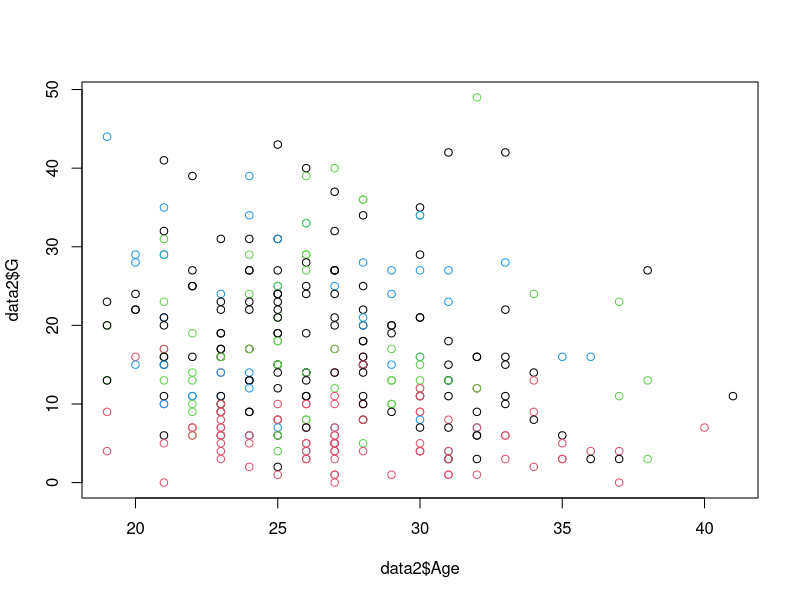
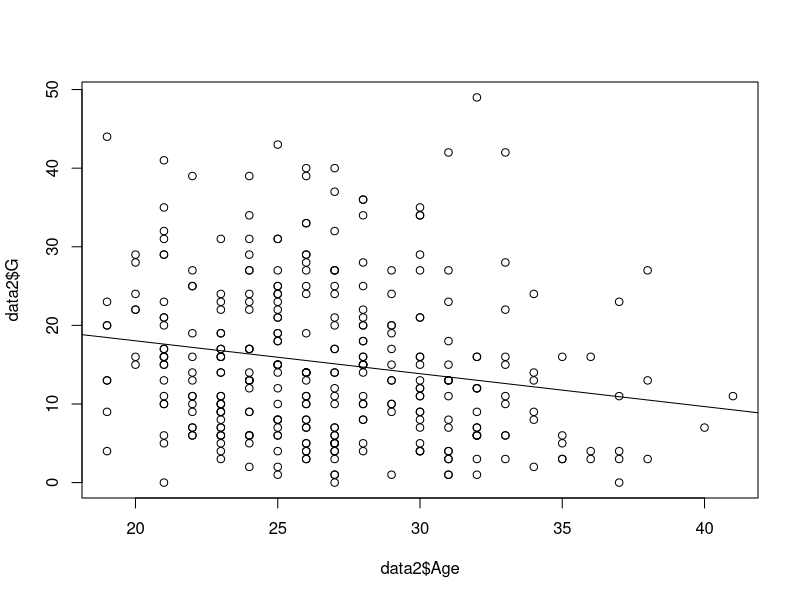
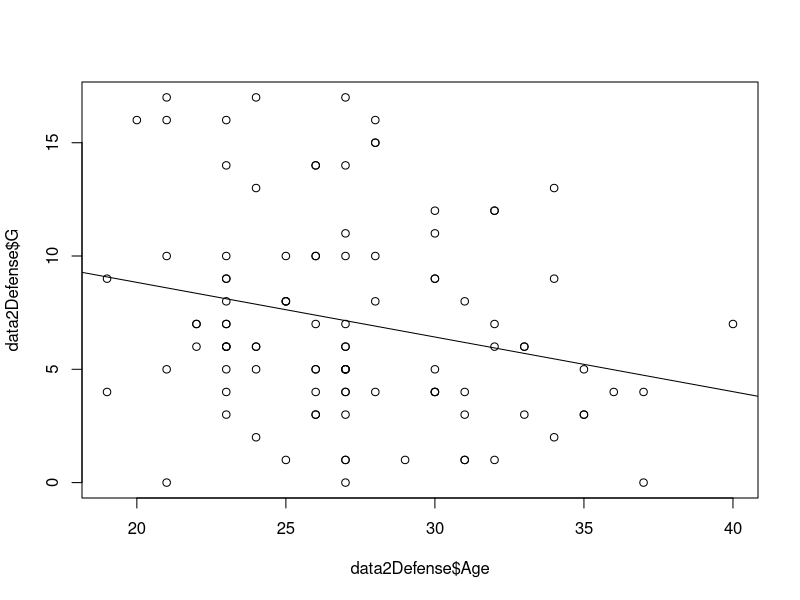
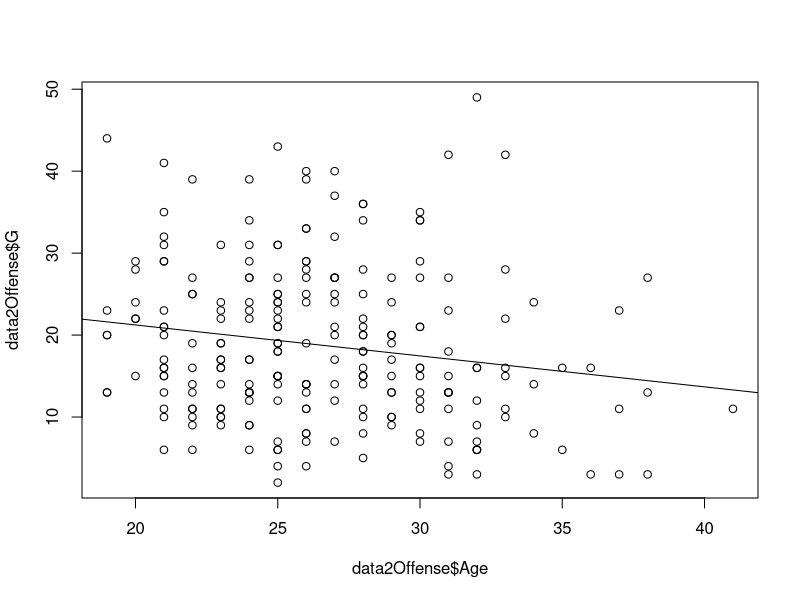
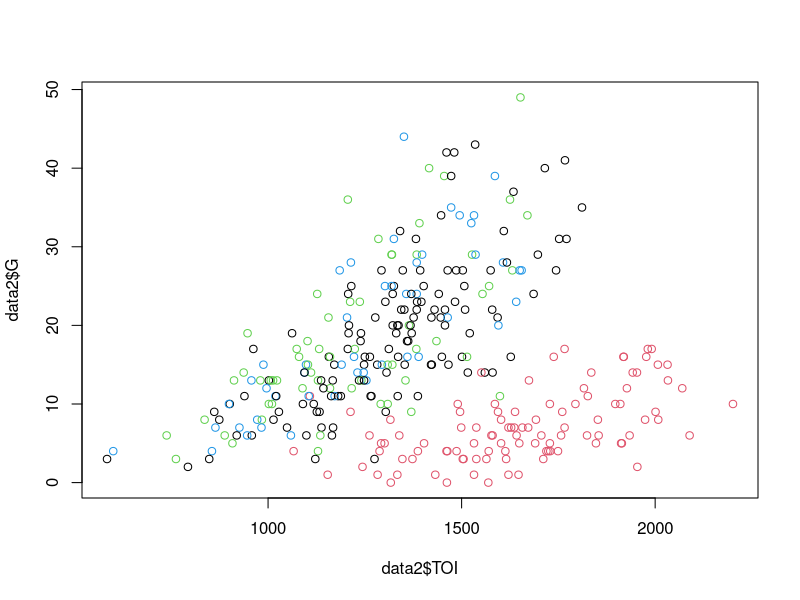
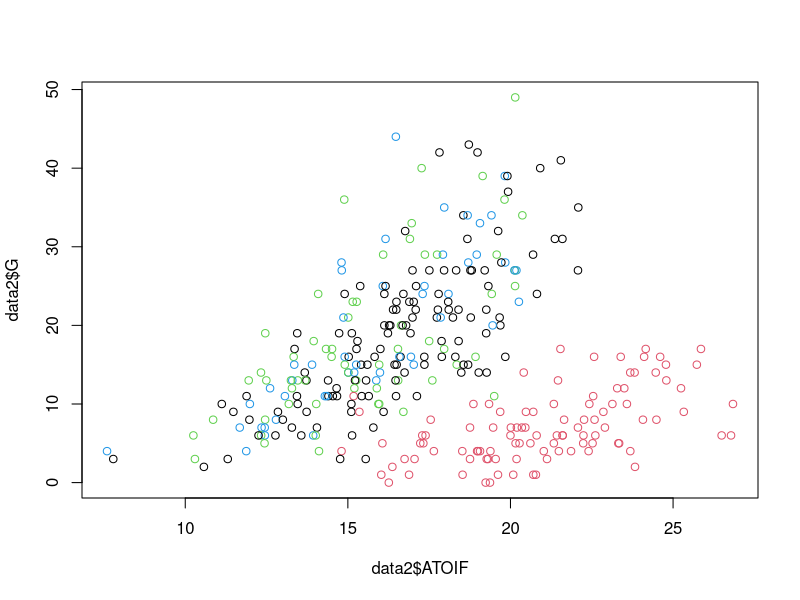
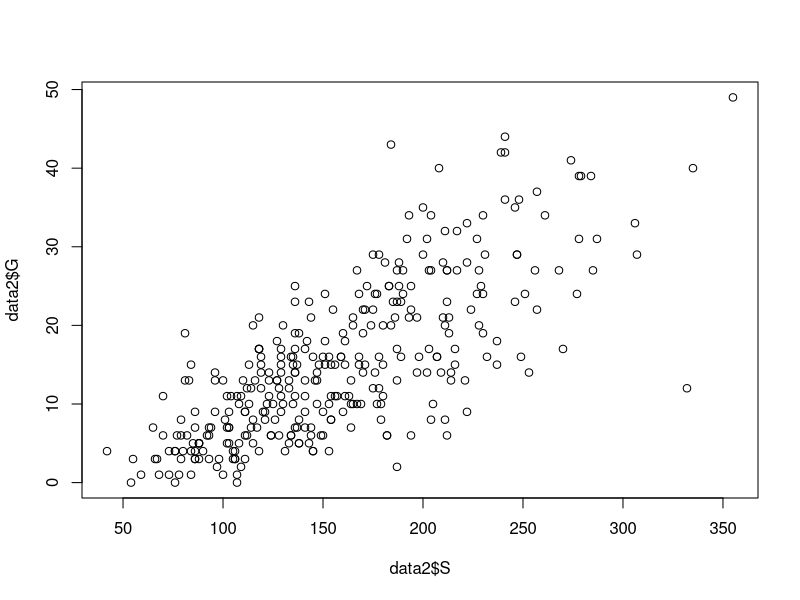
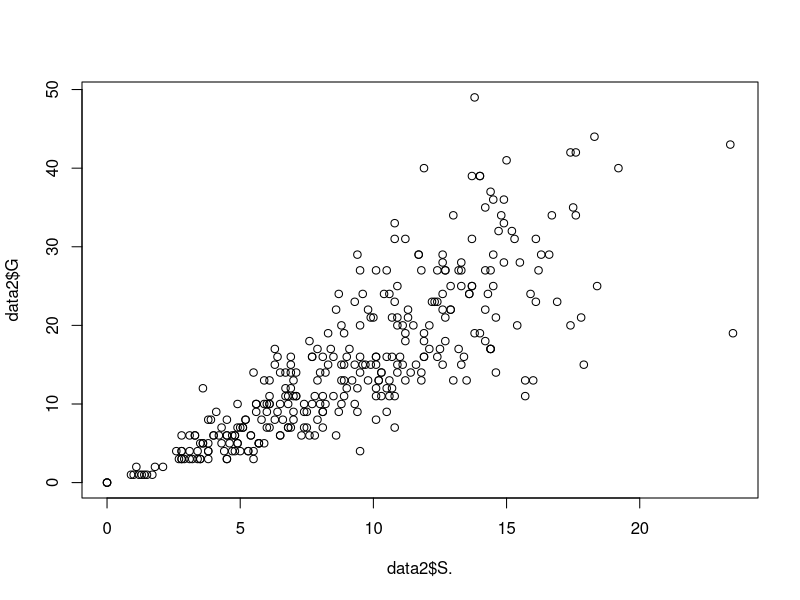

These figures' R source, in order:
library(data.table)

##Read data from Excel
primarydata2 <- readxl::read_xlsx("2017-2018NHLData.xlsx")
str(primarydata2)

##Create ATOI Column
ATOIF <- primarydata2$TOI/primarydata2$GP
ATOI2 <- data.frame(ATOIF)

##Creating initial data with ATOI
finaldata2 <- data.frame(primarydata2, ATOI2)

library(dplyr)

##Filter for players that have played 
##at least 75% of the season
data2 <- filter(finaldata2, GP > 71)

data2Defense <- filter(data2, Pos == "D")
data2Offense <- filter(data2, Pos == "C" | Pos == "RW" 
                       | Pos == "LW")

##Analyzing Goals predicted by Age

plot(data2$Age, data2$G, col = as.factor(data2$Pos))

plot(data2$Age, data2$G)
fitBasic2 <- lm(G ~ Age, data = data2)
summary(fitBasic2)
abline(fitBasic2)

plot(data2Defense$Age, data2Defense$G)
fitD2 <- lm(G ~ Age, data = data2Defense)
summary(fitD2)
abline(fitD2)

plot(data2Offense$Age, data2Offense$G)
fitO2 <- lm(G ~ Age, data = data2Offense)
summary(fitO2)
abline(fitO2)

##Analyzing Goals predicted by TOI

plot(data2$TOI, data2$G, col = as.factor(data2$Pos))
plot(data2$ATOIF, data2$G,
     col = as.factor(data2$Pos))

##Analyze Goals predicted by Shots

plot(data2$S, data2$G)
plot(data2$S., data2$G)

##Analyze Point Shares predicted by Age

plot(data2$Age, data2$PS, col = as.factor(data2$Pos))

##Analyze Assists predicted by Age

plot(data2$Age, data2$A, col = as.factor(data2$Pos))
fitAssists2 <- lm(A ~ Age, data = data2)
summary(fitAssists2)
abline(fitAssists2)

plot(data2Defense$Age, data2Defense$A)
fitAssistsD2 <- lm(A ~ Age, data = data2Defense)
summary(fitAssistsD2)
abline(fitAssistsD2)

plot(data2Offense$Age, data2Offense$A)
fitAssistsO2 <- lm(A ~ Age, data = data2Offense)
summary(fitAssistsO2)
abline(fitAssistsO2)

##Analyze Points predicted by Age

##Analyze +/- predicted by Age
